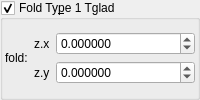
    <widget class="MyGroupBox" name="groupCheck_transf_function_enabledCx">
     <property name="font">
      <font>
       <weight>50</weight>
       <bold>false</bold>
      </font>
     </property>
     <property name="title">
      <string>Fold Ty&amp;pe 1 Tglad</string>
     </property>
     <property name="checkable">
      <bool>true</bool>
     </property>
     <layout class="QVBoxLayout" name="verticalLayout_22">
      <property name="leftMargin">
       <number>2</number>
      </property>
      <property name="topMargin">
       <number>2</number>
      </property>
      <property name="rightMargin">
       <number>2</number>
      </property>
      <property name="bottomMargin">
       <number>2</number>
      </property>
      <item>
       <layout class="QGridLayout" name="gridLayout_14" columnstretch="0,0,1" columnminimumwidth="0,0,0">
        <item row="0" column="2">
         <widget class="MyDoubleSpinBox" name="spinbox3_transf_addition_constant_111_x">
          <property name="sizePolicy">
           <sizepolicy hsizetype="Minimum" vsizetype="Maximum">
            <horstretch>0</horstretch>
            <verstretch>0</verstretch>
           </sizepolicy>
          </property>
          <property name="prefix">
           <string/>
          </property>
          <property name="decimals">
           <number>6</number>
          </property>
          <property name="minimum">
           <double>-99.989999999999995</double>
          </property>
          <property name="singleStep">
           <double>0.100000000000000</double>
          </property>
         </widget>
        </item>
        <item row="0" column="1">
         <widget class="QLabel" name="label_110">
          <property name="text">
           <string notr="true">z.x</string>
          </property>
         </widget>
        </item>
        <item row="1" column="1">
         <widget class="QLabel" name="label_135">
          <property name="text">
           <string notr="true">z.y</string>
          </property>
         </widget>
        </item>
        <item row="1" column="2">
         <widget class="MyDoubleSpinBox" name="spinbox3_transf_addition_constant_111_y">
          <property name="sizePolicy">
           <sizepolicy hsizetype="Minimum" vsizetype="Maximum">
            <horstretch>0</horstretch>
            <verstretch>0</verstretch>
           </sizepolicy>
          </property>
          <property name="prefix">
           <string/>
          </property>
          <property name="decimals">
           <number>6</number>
          </property>
          <property name="minimum">
           <double>-99.989999999999995</double>
          </property>
          <property name="singleStep">
           <double>0.100000000000000</double>
          </property>
         </widget>
        </item>
        <item row="0" column="0" rowspan="2">
         <widget class="QLabel" name="label_265">
          <property name="text">
           <string>fold:</string>
          </property>
         </widget>
        </item>
       </layout>
      </item>
     </layout>
    </widget>
